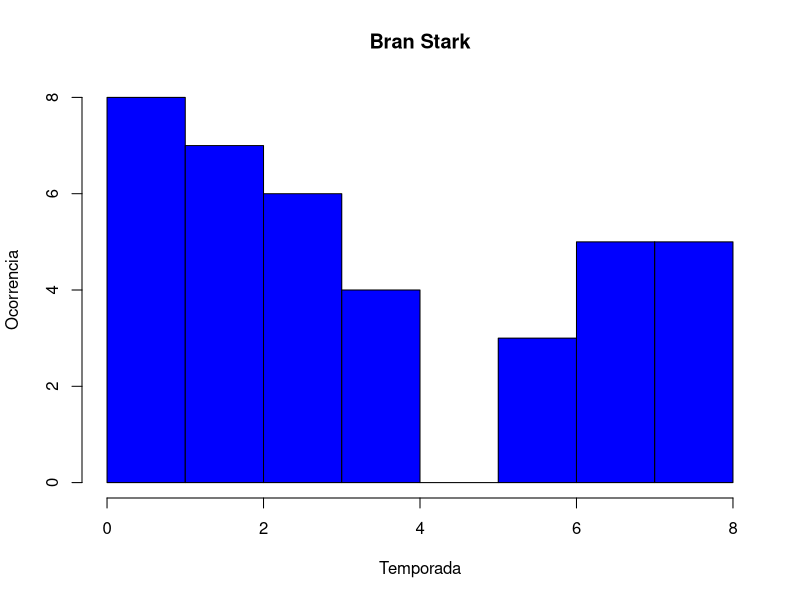

Write R code to recreate this figure.
#Projeto II
#Grupo:
# Andre Luis Vasconcelos (alpvj)
# Joao Vitor Valadares (jvvm)
# Marcos Vinicius Phryston (mvpn)

# Questao 1:
  got = read.csv("GOTFinal.csv", header = TRUE)#getwd()
  
  print(got)

# Questao 2:
  notas = got[, 3];
  #Pegando a media
    mediaNotas = mean(notas)
  #Pegando o desvio padrao
    desvio_padraoNotas = sd(notas)
  #Pegando a moda
    notas = sort(notas);
    resposta = c(0,0);
    auxNota = 0;
    auxQtd = 0;
    for (x in notas){
      if (auxNota != x){
          if (resposta[2] < auxQtd){
            resposta[1] = auxNota;
            resposta[2] = auxQtd;
          }
          auxNota = x;
          auxQtd = 1;
      }else{
        auxQtd = auxQtd + 1;
      }
    }
    modaNotas = resposta[1]
  #Printando a resposta
    print(sprintf("A media das notas e: %f", mediaNotas))
    print(sprintf("O desvio padrao das notas e: %f", desvio_padraoNotas))
    print(sprintf("A moda das notas e: %.1f", modaNotas))
    
#Questao 3:
  audiencia = got[, 5];
  #Pegando a media
    mediaAud = mean(audiencia)
  #Pegando o desvio padrao
    desvio_padraoAud = sd(audiencia)
  #Pegando a mediana
    medianaAud = median(audiencia)
  #Printando a resposta
    print(sprintf("A media das audiencias e: %f", mediaAud))
    print(sprintf("O desvio padrao das audiencias e: %f", desvio_padraoAud))
    print(sprintf("A mediana das audiencias e: %.2f", medianaAud))

#Questao 4:
      episodios = got[, 2]
      #Criando a funcao que printa os episodios com nota >= 9
      funcaoPrint = function(){
        index_x = 0 #um auxiliar para poder pegar o index de x em notas para poder printar
        for (x in notas){
          index_x = index_x + 1
          if (x >= 9)
            print(as.character(episodios[index_x]))
        }
      }
      funcaoPrint()
      
#Questao 5:
      #Funcao que pega o maior e o menor episodio de uma certa temporada (de acordo com a nota)
      funcaoEpiPorTemp = function(){
        TITULO = c()
        NOTA = c()
        TEMPORADA = c()
        for (temporada_atual in 1:8){
          indiceInit = 0
          indiceFinal = 0
          indexAtual = 0
          jaAchou = FALSE
          for (x in got$Temporada){
            indexAtual = indexAtual + 1
            if (x == temporada_atual)
              if (jaAchou == FALSE){
                indiceInit = indexAtual
                jaAchou = TRUE
              }
              else
                indiceFinal = indexAtual
          }
          arrayEp = episodios[indiceInit:indiceFinal]
          arrayNotas = got[, 3]
          arrayNotas = arrayNotas[indiceInit:indiceFinal]
          #BubbleSort
            indiceX = 0
            indiceJ = 0
            for (i in arrayNotas){
              indiceX = indiceX + 1
              indiceJ = 0
              for (j in arrayNotas){
                indiceJ = indiceJ + 1
                
                if (arrayNotas[indiceX] < arrayNotas[indiceJ]){
                  aux = arrayNotas[indiceX]
                  arrayNotas[indiceX] = arrayNotas[indiceJ]
                  arrayNotas[indiceJ] = aux
                  aux2 = arrayEp[indiceX]
                  arrayEp[indiceX] = arrayEp[indiceJ]
                  arrayEp[indiceJ] = aux2
                }
              }
            }
          #Adicionando nos arrays para criar o dataframe
            for(x in 1:length(arrayNotas)){
              if (arrayNotas[x] == arrayNotas[1]){
                TITULO[length(TITULO)+1] = as.character(arrayEp[x])
                NOTA[length(NOTA)+1] = arrayNotas[1]
                TEMPORADA[length(TEMPORADA)+1] = temporada_atual
              }
            }
            
            for(x in 1:length(arrayNotas)){
              if (arrayNotas[x] == arrayNotas[length(arrayNotas)]){
                TITULO[length(TITULO)+1] = as.character(arrayEp[x])
                NOTA[length(NOTA)+1] = arrayNotas[length(arrayNotas)]
                TEMPORADA[length(TEMPORADA)+1] = temporada_atual
              }
            }
        
        }
        
        df = data.frame(TITULO, NOTA, TEMPORADA)
        print(df)
      }
      
      funcaoEpiPorTemp()
      
#Questao 6:
      menorDP = function(){
        arrayDosDP = c()
        for (temporada_atual in 1:8){
          indiceInit = 0
          indiceFinal = 0
          indexAtual = 0
          jaAchou = FALSE
          for (x in got$Temporada){
            indexAtual = indexAtual + 1
            if (x == temporada_atual)
              if (jaAchou == FALSE){
                indiceInit = indexAtual
                jaAchou = TRUE
              }
            else
              indiceFinal = indexAtual
          }
          arrayAudiencia = got[, 5]
          arrayAudiencia = arrayAudiencia[indiceInit:indiceFinal]
          desvPad = sd(arrayAudiencia)
          arrayDosDP[temporada_atual] = desvPad
        }
        melhorTemp = 0
        indexAtual = 0
        menorDP = Inf
        for(x in arrayDosDP){
          indexAtual = indexAtual + 1
          if (x < menorDP){
            menorDP = x
            melhorTemp = indexAtual
          }
        }
        return (melhorTemp)
      }
      print(sprintf("A temporada com menor desvio padrao e: %d", menorDP()))
      
#Questao 7:
      arrayPers = got[, 4]
      arrayNotas = got[, 3]
      contador = 0
      somaNotas = 0
      indexAtual = 0
      for (x in arrayPers){
        indexAtual = indexAtual + 1
        if (grepl("Brienne of Tarth", as.character(x))){
          contador = contador + 1 
          somaNotas = somaNotas + arrayNotas[indexAtual]
        }
      }
      mediaBrienne = somaNotas/contador
      print(sprintf("A media das notas dos episodios em que Brienne of Tarth aparece e: %.1f",mediaBrienne))

#Questao 8:
      funcaoDeRepetidos4Temp  = function(){
        stringComTodoMundo = ""
        for (x in 31:40){
          stringComTodoMundo = paste0(stringComTodoMundo, as.character(arrayPers[x]))
          stringComTodoMundo = paste0(stringComTodoMundo, ",")
        }
        arrayTodosOsPersonagens = unlist(strsplit(stringComTodoMundo, ","))
        arrayPersonagens4 = arrayTodosOsPersonagens
        arrayTodosOsPersonagens = unique(arrayTodosOsPersonagens)
  
        arrayRepetido = c()
        for (x in 1:41){
          arrayRepetido[x] = 0
        }
        indexAtual = 0
        for (x in arrayTodosOsPersonagens){
          indexAtual = indexAtual + 1
          for (y in arrayPersonagens4){
            if (x == y){
              arrayRepetido[indexAtual] = arrayRepetido[indexAtual] + 1
            }
          }
        }
        arrayDoRetorno = c()
        contador = 0
        indexAtual = 0
        for (x in arrayRepetido){
          indexAtual = indexAtual + 1
          if (x == 1){
            contador = contador + 1
            arrayDoRetorno[contador] = arrayTodosOsPersonagens[indexAtual]
          }
        }
        return (arrayDoRetorno)
      }
      print(funcaoDeRepetidos4Temp())

#Questao 9:
      histogramaPersonagem = function(personagem){
        aparicoesPorTemp = c(0, 0, 0, 0, 0, 0, 0, 0)
        indexAtual = 0
        for (x in got$Temporada){
          indexAtual = indexAtual +1
          if (grepl(personagem, as.character(got$Personagens[indexAtual]))){
            aparicoesPorTemp[x] = aparicoesPorTemp[x] + 1
          }
        }
        return (aparicoesPorTemp)
      }
      nome = "Bran Stark"
      #nome <- readline(prompt = "Digite o nome do personagem")
      arrayParaHisto = histogramaPersonagem(nome)
      novoArrayFreq = c()
      indexAtual = 0
      contador = 0
      for (x in arrayParaHisto){
        contador = contador +1
        if (x > 0){
          for (y in 1:x){
            indexAtual = indexAtual +1
            novoArrayFreq[indexAtual] = contador
          }
        }
      }
      hist(novoArrayFreq,
           main = nome,
           ylab = "Ocorrencia",
           xlab = "Temporada",
           border = "black",
           col = "blue",
           breaks = c(0,1,2,3,4,5,6,7,8),
           xlim = c(0, 8),
           ylim = c(0,max(arrayParaHisto))
          )